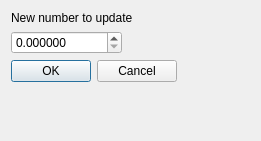
<?xml version="1.0" encoding="UTF-8"?>
<ui version="4.0">
 <class>editDialog</class>
 <widget class="QDialog" name="editDialog">
  <property name="windowModality">
   <enum>Qt::ApplicationModal</enum>
  </property>
  <property name="geometry">
   <rect>
    <x>0</x>
    <y>0</y>
    <width>261</width>
    <height>141</height>
   </rect>
  </property>
  <property name="windowTitle">
   <string>Edit Values</string>
  </property>
  <layout class="QFormLayout" name="formLayout_2">
   <item row="2" column="0">
    <widget class="QDoubleSpinBox" name="editValueEdit">
     <property name="decimals">
      <number>6</number>
     </property>
     <property name="maximum">
      <double>99999999999.000000000000000</double>
     </property>
    </widget>
   </item>
   <item row="4" column="0">
    <widget class="QDialogButtonBox" name="buttonBox">
     <property name="orientation">
      <enum>Qt::Horizontal</enum>
     </property>
     <property name="standardButtons">
      <set>QDialogButtonBox::Cancel|QDialogButtonBox::Ok</set>
     </property>
    </widget>
   </item>
   <item row="1" column="0">
    <widget class="QLabel" name="label">
     <property name="text">
      <string>New number to update</string>
     </property>
    </widget>
   </item>
  </layout>
 </widget>
 <resources/>
 <connections>
  <connection>
   <sender>buttonBox</sender>
   <signal>accepted()</signal>
   <receiver>editDialog</receiver>
   <slot>accept()</slot>
   <hints>
    <hint type="sourcelabel">
     <x>248</x>
     <y>254</y>
    </hint>
    <hint type="destinationlabel">
     <x>157</x>
     <y>274</y>
    </hint>
   </hints>
  </connection>
  <connection>
   <sender>buttonBox</sender>
   <signal>rejected()</signal>
   <receiver>editDialog</receiver>
   <slot>reject()</slot>
   <hints>
    <hint type="sourcelabel">
     <x>316</x>
     <y>260</y>
    </hint>
    <hint type="destinationlabel">
     <x>286</x>
     <y>274</y>
    </hint>
   </hints>
  </connection>
 </connections>
</ui>
